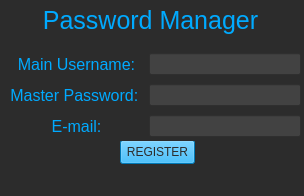
<?xml version="1.0" encoding="UTF-8"?>
<ui version="4.0">
 <class>Login_Window</class>
 <widget class="QMainWindow" name="Login_Window">
  <property name="geometry">
   <rect>
    <x>0</x>
    <y>0</y>
    <width>304</width>
    <height>196</height>
   </rect>
  </property>
  <property name="font">
   <font>
    <pointsize>20</pointsize>
    <italic>false</italic>
    <bold>false</bold>
   </font>
  </property>
  <property name="windowTitle">
   <string>MainWindow</string>
  </property>
  <property name="styleSheet">
   <string notr="true">background-color: rgb(44, 44, 44);
color: rgb(0, 170, 255);</string>
  </property>
  <widget class="QWidget" name="centralwidget">
   <widget class="QLabel" name="label">
    <property name="geometry">
     <rect>
      <x>0</x>
      <y>0</y>
      <width>301</width>
      <height>41</height>
     </rect>
    </property>
    <property name="font">
     <font>
      <pointsize>19</pointsize>
      <strikeout>false</strikeout>
      <stylestrategy>PreferDefault</stylestrategy>
      <kerning>true</kerning>
     </font>
    </property>
    <property name="text">
     <string>Password Manager</string>
    </property>
    <property name="alignment">
     <set>Qt::AlignCenter</set>
    </property>
   </widget>
   <widget class="QPushButton" name="pushButton">
    <property name="geometry">
     <rect>
      <x>120</x>
      <y>140</y>
      <width>75</width>
      <height>24</height>
     </rect>
    </property>
    <property name="layoutDirection">
     <enum>Qt::LeftToRight</enum>
    </property>
    <property name="styleSheet">
     <string notr="true">background-color: rgb(0, 170, 255);
color: rgb(44, 44, 44);</string>
    </property>
    <property name="text">
     <string>REGISTER</string>
    </property>
   </widget>
   <widget class="QWidget" name="gridLayoutWidget">
    <property name="geometry">
     <rect>
      <x>10</x>
      <y>50</y>
      <width>291</width>
      <height>91</height>
     </rect>
    </property>
    <layout class="QGridLayout" name="gridLayout">
     <item row="1" column="1">
      <widget class="QLineEdit" name="lineEdit_2">
       <property name="styleSheet">
        <string notr="true">background-color: rgb(66, 66, 66);</string>
       </property>
       <property name="text">
        <string/>
       </property>
      </widget>
     </item>
     <item row="0" column="1">
      <widget class="QLineEdit" name="lineEdit">
       <property name="styleSheet">
        <string notr="true">background-color: rgb(66, 66, 66);</string>
       </property>
       <property name="text">
        <string/>
       </property>
      </widget>
     </item>
     <item row="0" column="0">
      <widget class="QLabel" name="label_2">
       <property name="font">
        <font>
         <pointsize>12</pointsize>
        </font>
       </property>
       <property name="text">
        <string>Main Username:</string>
       </property>
       <property name="alignment">
        <set>Qt::AlignCenter</set>
       </property>
      </widget>
     </item>
     <item row="1" column="0">
      <widget class="QLabel" name="label_3">
       <property name="font">
        <font>
         <pointsize>12</pointsize>
        </font>
       </property>
       <property name="text">
        <string>Master Password: </string>
       </property>
       <property name="alignment">
        <set>Qt::AlignCenter</set>
       </property>
      </widget>
     </item>
     <item row="2" column="0">
      <widget class="QLabel" name="label_4">
       <property name="font">
        <font>
         <pointsize>12</pointsize>
        </font>
       </property>
       <property name="text">
        <string>E-mail:</string>
       </property>
       <property name="alignment">
        <set>Qt::AlignCenter</set>
       </property>
      </widget>
     </item>
     <item row="2" column="1">
      <widget class="QLineEdit" name="lineEdit_3">
       <property name="styleSheet">
        <string notr="true">background-color: rgb(66, 66, 66);</string>
       </property>
       <property name="text">
        <string/>
       </property>
      </widget>
     </item>
    </layout>
   </widget>
  </widget>
  <widget class="QMenuBar" name="menubar">
   <property name="geometry">
    <rect>
     <x>0</x>
     <y>0</y>
     <width>304</width>
     <height>22</height>
    </rect>
   </property>
  </widget>
  <widget class="QStatusBar" name="statusbar"/>
 </widget>
 <resources/>
 <connections/>
</ui>
